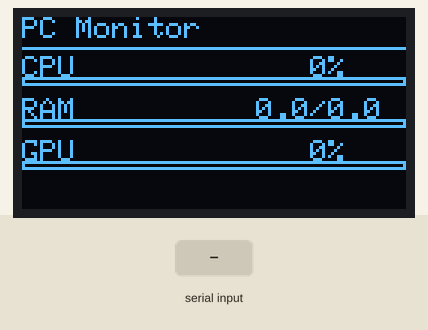
This sketch was run on a simulated ESP32. On the bench: 128×64 one-colour display. Inputs (shaded band) come from the test bench.

Above: at 1.3 s.
1.4 s: "90,45,200,10,150,30\n" received over Serial
At 2.2 s:
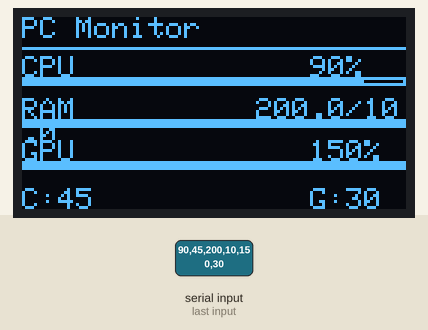
2.9 s: "30,150,10,200,45,90\n" received over Serial
At 3.3 s:
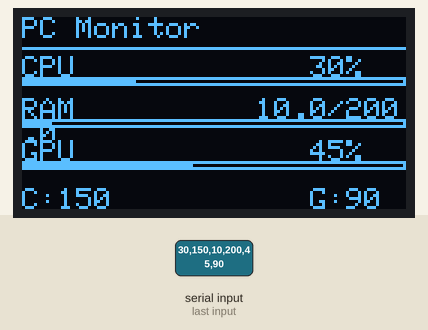
7.4 s: "90,45,200,10,150,30\n" received over Serial
At 11.4 s:
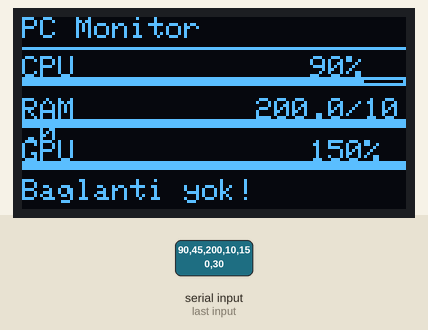
Timing chart, 0 to 12.9 s (numbered marks = the images above; inputs shaded):
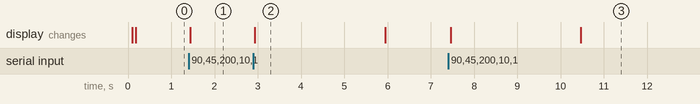

Measured:
- after the input at 1.4 s, the display: changes at once (image 1)
- after the input at 2.9 s, the display: changes at once (image 2)
- after the input at 7.4 s, the display: first changes after 0.06 s (image 3 shows a later state)
- what the display in image 2 shows lasts 3.0 s, from 2.9 s to 5.9 s

The sketch:

esp32_pc_monitor.ino
```cpp
#include <Adafruit_GFX.h>
#include <Adafruit_SSD1306.h>

// ekran 128x64 oled
#define SCREEN_WIDTH 128
#define SCREEN_HEIGHT 64
#define OLED_RESET -1
Adafruit_SSD1306 display(SCREEN_WIDTH, SCREEN_HEIGHT, &Wire, OLED_RESET);
static const uint8_t OLED_ADDR = 0x3C;

// wiring: SDA -> GPIO21, SCL -> GPIO22

// pc'den gelen veriler
// format: cpu,cputemp,ramused,ramtotal,gpu,gputemp
// örnek : 45.20,58.00,7.40,16.00,23,44
struct Stats {
  float cpu;      // %
  float cpuTemp;  // derece
  float ramUsed;  // GB
  float ramTotal; // GB
  int   gpu;      // %
  int   gpuTemp;  // derece
};

Stats stats = {0, 0, 0, 0, 0, 0};
bool hasData = false;
unsigned long lastRx = 0;

// seriden bir satır okuyup döndürür
String readLine() {
  static String buf;
  while (Serial.available()) {
    char c = Serial.read();
    if (c == '\n') {
      String line = buf;
      buf = "";
      return line;
    }
    if (c != '\r' && c != '\n') buf += c;
  }
  return "";
}

// virgüllerle ayrılmış satırı alanlara böler
bool parseStats(String line, Stats& s) {
  int c1 = line.indexOf(',');
  int c2 = line.indexOf(',', c1 + 1);
  int c3 = line.indexOf(',', c2 + 1);
  int c4 = line.indexOf(',', c3 + 1);
  int c5 = line.indexOf(',', c4 + 1);
  if (c1 < 0 || c2 < 0 || c3 < 0 || c4 < 0 || c5 < 0) return false;

  s.cpu      = line.substring(0, c1).toFloat();
  s.cpuTemp  = line.substring(c1 + 1, c2).toFloat();
  s.ramUsed  = line.substring(c2 + 1, c3).toFloat();
  s.ramTotal = line.substring(c3 + 1, c4).toFloat();
  s.gpu      = line.substring(c4 + 1, c5).toInt();
  s.gpuTemp  = line.substring(c5 + 1).toInt();
  return true;
}

// pct 0-1 arası doluluk oranı, çerçeveli bar çizer
void drawBar(int x, int y, int w, int h, float pct) {
  display.drawRect(x, y, w, h, SSD1306_WHITE);
  int fill = (int)((w - 2) * pct);
  if (fill < 0) fill = 0;
  if (fill > w - 2) fill = w - 2;
  if (fill > 0) display.fillRect(x + 1, y + 1, fill, h - 2, SSD1306_WHITE);
}

// üstte başlık + ayraç çizgisi
void drawTop(const char* title) {
  display.fillRect(0, 0, SCREEN_WIDTH, 11, SSD1306_BLACK);
  display.setTextSize(1);
  display.setTextColor(SSD1306_WHITE);
  display.setCursor(0, 0);
  display.print(title);
  display.drawLine(0, 10, SCREEN_WIDTH - 1, 10, SSD1306_WHITE);
}

void drawMonitor() {
  display.clearDisplay();
  drawTop("PC Monitor");

  display.setTextSize(1);
  display.setTextColor(SSD1306_WHITE);

  char tmp[12];

  // ---- CPU ----
  display.setCursor(0, 13);
  display.print("CPU");
  sprintf(tmp, "%d%%", (int)stats.cpu);
  display.setCursor(120 - 4 * 6, 13); // sağa yasla
  display.print(tmp);
  drawBar(0, 20, SCREEN_WIDTH, 3, stats.cpu / 100.0);

  // ---- RAM ----
  float ramPct = (stats.ramTotal > 0.1) ? stats.ramUsed / stats.ramTotal : 0;
  display.setCursor(0, 27);
  display.print("RAM");
  sprintf(tmp, "%.1f/%.1f", stats.ramUsed, stats.ramTotal);
  display.setCursor(120 - 7 * 6, 27); // "4.9/7.6" gibi 7 karakter
  display.print(tmp);
  drawBar(0, 34, SCREEN_WIDTH, 3, ramPct);

  // ---- GPU ----
  display.setCursor(0, 41);
  display.print("GPU");
  sprintf(tmp, "%d%%", stats.gpu);
  display.setCursor(120 - 4 * 6, 41);
  display.print(tmp);
  drawBar(0, 48, SCREEN_WIDTH, 3, stats.gpu / 100.0);

  // ---- sıcaklıklar altta ----
  if (stats.cpuTemp > 0.5) {
    display.setCursor(0, 57);
    display.print("C:");
    sprintf(tmp, "%d", (int)stats.cpuTemp);
    display.print(tmp);
  }
  if (stats.gpuTemp > 0) {
    sprintf(tmp, "G:%d", stats.gpuTemp);
    display.setCursor(120 - 4 * 6, 57);
    display.print(tmp);
  }

  // bağlantı koparsa uyarı göster
  bool timedOut = (millis() - lastRx > 3000);
  if (timedOut) {
    display.fillRect(0, 51, SCREEN_WIDTH, 13, SSD1306_BLACK);
    display.setCursor(0, 54);
    display.print("Baglanti yok!");
  }

  display.display();
}

void setup() {
  Serial.begin(115200);
  delay(100);

  display.begin(SSD1306_SWITCHCAPVCC, OLED_ADDR);
  display.clearDisplay();
  display.display();

  drawMonitor();
}

void loop() {
  String line = readLine();
  if (line.length() > 0) {
    if (parseStats(line, stats)) {
      hasData = true;
      lastRx = millis();
      drawMonitor();
    }
  }

  // 3 saniye veri gelmezse "baglanti yok" ekranını yenile
  if (hasData && millis() - lastRx > 3000) {
    drawMonitor();
  }

  delay(20);
}
```
